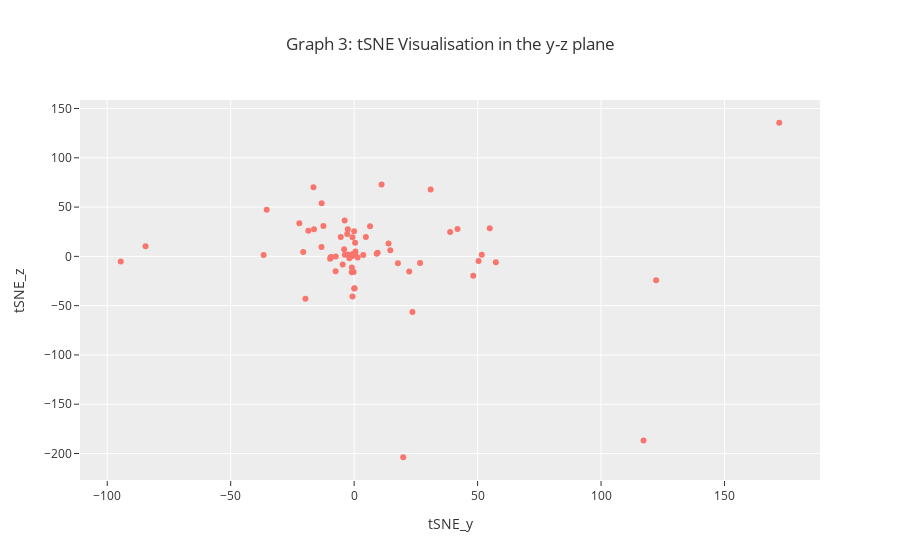

Notebook code cell kept with this figure:
### Code cell
fig3 = px.scatter(tSNE_df, x='tSNE_y', y='tSNE_z', hover_name=tSNE_df.index, template='ggplot2', opacity=1, title='Graph 3: tSNE Visualisation in the y-z plane')
fig3

### Figure 1 — Plotly figure (JSON) as saved in the notebook; plotly's stock layout.template omitted (floating-point values rounded to 4 significant figures)
{"data": [{"hovertemplate": "<b>%{hovertext}</b><br><br>tSNE_y=%{x}<br>tSNE_z=%{y}<extra></extra>", "hovertext": ["sp_P40136_CYAA_BACAN:0-33", "sp_P21130_SACB_BACAM:0-34", "sp_P05655_SACB_BACSU:0-34", "sp_P13423_PAG_BACAN:0-25", "sp_P39848_LYTD_BACSU:0-32", "sp_Q02114_LYTC_BACSU:0-29", "sp_P80172_HBLA_BACCE:0-26", "sp_P42111_YXAL_BACSU:0-29", "sp_P54507_TASA_BACSU:0-32", "sp_P55278_MANB_BACIU:0-29", "sp_O05512_MANB_BACSU:0-26", "sp_P00780_SUBC_BACLI:0-34", "sp_P00782_SUBT_BACAM:0-28", "sp_P04189_SUBT_BACSU:0-34", "sp_P35835_SUBN_BACNA:0-34", "sp_P00783_SUBT_BACSA:0-34", "sp_P94356_YXKC_BACSU:0-29", "sp_P40767_CWLO_BACSU:0-23", "sp_P20724_ELYA_BACYA:0-32", "sp_P25152_BSAP_BACSU:0-29", "sp_P00649_RN_BACIN:0-34", "sp_P48068_RN_BACPU:0-34", "sp_P00648_RNBR_BACAM:0-33", "sp_P71014_BSLA_BACSU:0-33", "sp_O31411_SACC_BACL7:0-28", "sp_Q45071_XYND_BACSU:0-31", "sp_P00691_AMY_BACSU:0-31", "sp_B1B6T1_PTLY_BACSP:0-27", "sp_Q65DC2_PTLY_BACLD:0-27", "sp_Q8GCB2_PTLY_BACLI:0-27", "sp_P29141_SUBV_BACSU:0-33", "sp_P16397_SUBF_BACSU:0-34", "sp_P39632_BSLB_BACSU:0-35", "sp_P80057_GSEP_BACLD:0-35", "sp_P96729_YWSB_BACSU:0-26", "sp_P39790_MPR_BACSU:0-39", "sp_Q59HN7_PHRH_BACSU:0-26", "sp_O31737_YLQB_BACSU:0-32", "sp_Q45670_THES_BACSJ:0-29", "sp_Q02113_CWBA_BACSU:0-30", "sp_P94217_SLAP2_BACAN:0-34", "sp_Q9RMZ0_Y6545_BACAN:0-33", "sp_P42293_EABN2_BACSU:0-31", "sp_P94522_EABN1_BACSU:0-37", "sp_Q79F14_ESTB_BACSU:0-25", "sp_P37957_ESTA_BACSU:0-36", "sp_Q5U780_LIP_BACSP:0-33", "sp_O34310_PLYC_BACSU:0-32", "sp_Q65EF5_PLYC_BACLD:0-26", "sp_O07532_LYTF_BACSU:0-31", "sp_P54421_LYTE_BACSU:0-30", "sp_O34669_YOCH_BACSU:0-30", "sp_P54423_WPRA_BACSU:0-34", "sp_P39844_DACC_BACSU:0-34", "sp_Q9AQS0_XANLY_BACGL:0-30", "sp_Q07833_WAPA_BACSU:0-37", "sp_G4NYJ6_WAPA_BACS4:0-37", "sp_P68569_BDBA_BACSU:0-22", "sp_P96600_DCTB_BACSU:0-23", "sp_O34918_YOAJ_BACSU:0-30", "sp_P39116_PLY_BACSU:0-26", "sp_P94576_YWOF_BACSU:0-24", "sp_Q03091_BSN1_BACAM:0-31", "sp_O32150_BSN2_BACSU:0-31", "sp_P38422_DACF_BACSU:0-28", "sp_P08750_DACA_BACSU:0-36", "sp_P39824_BLAC_BACSU:0-29", "sp_P04957_GUB_BACSU:0-33", "sp_O07013_GANB_BACSU:0-29", "sp_Q45070_XYNC_BACSU:0-37", "sp_Q6YK37_XYNC_BACIU:0-38", "sp_P54484_YQGA_BACSU:0-33", "sp_Q45105_TACY_BACCE:0-33", "sp_P40406_NAGZ_BACSU:0-31", "sp_P06832_NPRE_BACAM:0-32", "sp_P68735_NPRE_BACSA:0-32", "sp_P68736_NPRE_BACSU:0-32", "sp_O34344_SDPC_BACSU:0-30", "sp_P39899_NPRB_BACSU:0-33", "sp_P05806_NPRE_BACCE:0-32", "sp_P00800_THER_BACTH:0-33", "sp_Q59223_THER_BACSO:0-30", "sp_P28842_SUBT_BACS9:0-31", "sp_P33377_PHL3_BACCE:0-32", "sp_P11889_PHL2_BACCE:0-32", "sp_P09599_PHL1_BACCE:0-32", "sp_P05618_CDGT_BACS0:0-32", "sp_P09121_CDGT_BACS3:0-32", "sp_P30921_CDGT_BAC11:0-32", "sp_P17692_CDGT_BACS8:0-32", "sp_P31747_CDGT_BACSS:0-36", "sp_P14014_CDGT_BACLI:0-36", "sp_P31746_CDGT_BACS2:0-34", "sp_P27036_CDGT_BACOH:0-34", "sp_O07921_CHIS_BACSU:0-40", "sp_P94449_PEL2_BACIU:0-29", "sp_O34819_PEL1_BACSU:0-29", "sp_O32041_YRVJ_BACSU:0-32", "sp_O34313_NTPES_BACSU:0-40", "sp_P96740_PGDS_BACSU:0-32", "sp_P16396_SUBE_BACSU:0-32", "sp_O82833_GELLY_BACSP:0-33", "sp_O66037_PHYT_BACSD:0-31", "sp_O31097_PHYC_BACIU:0-31", "sp_P42094_PHYT_BACSU:0-31", "sp_P05656_SACC_BACSU:0-29", "sp_P06278_AMY_BACLI:0-34", "sp_P00692_AMY_BACAM:0-36", "sp_P19571_AMT6_BACS7:0-38", "sp_O31526_YESW_BACSU:0-40", "sp_P54422_GGT_BACSU:0-33", "sp_P63186_GGT_BACNA:0-33", "sp_P42983_NUCB_BACSU:0-31"], "legendgroup": "", "marker": {"color": "#F8766D", "opacity": 1, "symbol": "circle"}, "mode": "markers", "name": "", "orientation": "v", "showlegend": false, "type": "scatter", "x": [-16.49, -0.5925, 13.92, 23.61, -0.1922, -1.007, -0.5644, 122.3, 17.73, -0.5457, -0.9271, -0.6757, -0.5873, -13.22, -0.857, -0.9057, 4.738, -0.781, -0.5396, 30.98, 0.1669, -9.721, 19.86, 172.2, 57.39, -0.8599, 48.24, -0.8061, 9.512, -0.7405, -0.5118, -9.239, -0.9624, 50.38, -2.568, -1.132, -0.7863, -0.8476, -0.8302, 3.694, -0.3823, 51.7, -16.26, -0.7506, 0.3856, -0.7523, -0.6535, -0.6395, 26.73, 22.3, -0.8136, -0.7156, 54.91, 0.03555, -94.53, -84.48, 11.1, -5.421, -0.8613, 0.4003, -0.8153, -19.73, -0.8135, -1.078, -22.2, -2.792, -0.8512, -0.7307, -2.461, -0.7768, 6.436, -0.8482, 117.2, -13.16, -0.8357, 41.86, 0.211, -36.65, -0.7757, -0.8265, 9.132, -0.8654, -12.46, 14.65, -1.019, -1.095, -1.393, -9.539, -1.458, -0.5027, -3.844, -0.6743, -18.54, -35.42, -0.5615, -3.787, -0.6649, -0.9406, 38.88, -0.006139, -0.5662, 1.435, -7.464, -20.63, -7.507, -0.6573, -1.94, -0.7806, -1.366, 0.5366, -4.064, -4.637, -0.6134], "xaxis": "x", "y": [70.24, 1.193, 12.96, -56.36, -15.98, -16.13, 1.579, -24.1, -6.943, 0.967, 1.351, 19.52, 1.766, 9.548, 1.381, 1.56, 19.63, 1.307, 1.411, 67.98, -32.4, -2.475, -203.8, 135.6, -5.846, 1.436, -19.54, 1.695, 3.707, 1.005, 1.526, -0.5412, 1.767, -4.79, 27.63, 1.351, 1.378, 1.437, 1.754, 1.484, 1.129, 1.733, 27.62, 1.294, 13.72, 1.401, 1.135, 1.389, -6.803, -15.24, 1.548, 1.554, 28.62, -32.65, -5.294, 10.26, 72.86, 19.67, 1.444, 2.404, 1.679, -43.02, 0.9028, 1.69, 33.72, 22.79, 1.413, 0.8876, 1.835, 1.244, 30.51, 1.328, -186.8, 54.0, 1.388, 27.89, 1.455, 1.459, 1.433, 1.736, 2.577, 1.37, 30.83, 6.248, 1.253, 1.111, 1.314, -0.9269, 1.077, 1.25, 36.48, 1.249, 26.11, 47.43, 1.298, 1.62, -40.65, -11.23, 24.67, 25.44, 1.139, -1.031, -0.0335, 4.459, -15.06, 1.454, -2.02, 1.731, 1.01, 4.964, 7.234, -8.217, 1.032], "yaxis": "y"}], "layout": {"legend": {"tracegroupgap": 0}, "title": {"text": "Graph 3: tSNE Visualisation in the y-z plane"}, "xaxis": {"anchor": "y", "domain": [0, 1], "title": {"text": "tSNE_y"}}, "yaxis": {"anchor": "x", "domain": [0, 1], "title": {"text": "tSNE_z"}}}}
